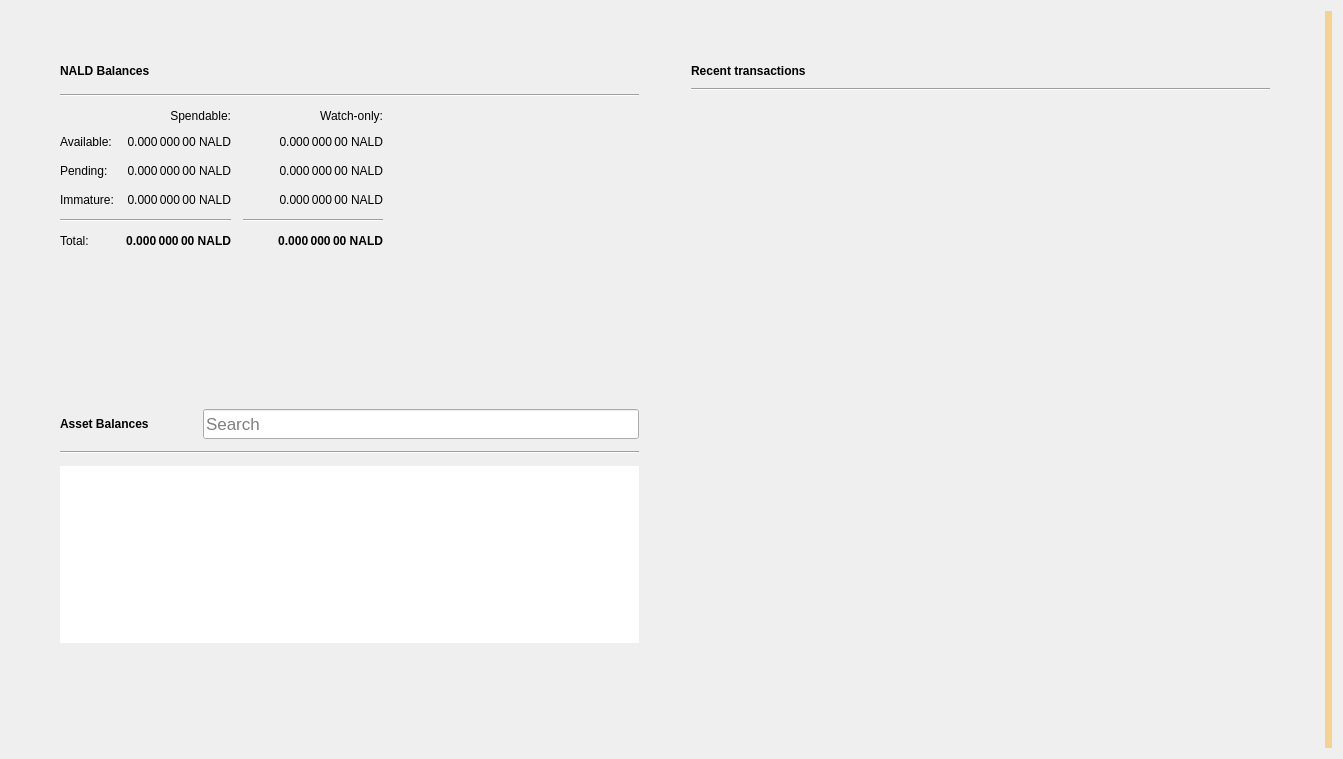
<?xml version="1.0" encoding="UTF-8"?>
<ui version="4.0">
 <class>OverviewPage</class>
 <widget class="QWidget" name="OverviewPage">
  <property name="geometry">
   <rect>
    <x>0</x>
    <y>0</y>
    <width>1343</width>
    <height>759</height>
   </rect>
  </property>
  <property name="windowTitle">
   <string>Form</string>
  </property>
  <property name="autoFillBackground">
   <bool>false</bool>
  </property>
  <layout class="QGridLayout" name="gridLayout_3">
   <item row="0" column="1">
    <layout class="QVBoxLayout" name="verticalLayout_7">
     <property name="spacing">
      <number>0</number>
     </property>
     <property name="leftMargin">
      <number>0</number>
     </property>
     <property name="topMargin">
      <number>0</number>
     </property>
     <property name="rightMargin">
      <number>0</number>
     </property>
     <property name="bottomMargin">
      <number>0</number>
     </property>
     <item>
      <layout class="QHBoxLayout" name="horizontalLayout" stretch="0,0">
       <property name="spacing">
        <number>34</number>
       </property>
       <property name="sizeConstraint">
        <enum>QLayout::SetMaximumSize</enum>
       </property>
       <property name="leftMargin">
        <number>40</number>
       </property>
       <property name="topMargin">
        <number>40</number>
       </property>
       <property name="rightMargin">
        <number>40</number>
       </property>
       <property name="bottomMargin">
        <number>40</number>
       </property>
       <item>
        <layout class="QVBoxLayout" name="verticalLayout_2">
         <property name="spacing">
          <number>34</number>
         </property>
         <property name="rightMargin">
          <number>0</number>
         </property>
         <item>
          <widget class="QFrame" name="frame">
           <property name="sizePolicy">
            <sizepolicy hsizetype="Preferred" vsizetype="Preferred">
             <horstretch>0</horstretch>
             <verstretch>0</verstretch>
            </sizepolicy>
           </property>
           <property name="frameShape">
            <enum>QFrame::NoFrame</enum>
           </property>
           <property name="frameShadow">
            <enum>QFrame::Raised</enum>
           </property>
           <property name="lineWidth">
            <number>10</number>
           </property>
           <layout class="QVBoxLayout" name="verticalLayout_4">
            <property name="spacing">
             <number>12</number>
            </property>
            <item>
             <layout class="QHBoxLayout" name="horizontalLayout_4">
              <item>
               <widget class="QLabel" name="rvnBalancesLabel">
                <property name="font">
                 <font>
                  <weight>75</weight>
                  <bold>true</bold>
                 </font>
                </property>
                <property name="text">
                 <string>NALD Balances</string>
                </property>
               </widget>
              </item>
              <item>
               <widget class="QPushButton" name="labelWalletStatus">
                <property name="enabled">
                 <bool>true</bool>
                </property>
                <property name="maximumSize">
                 <size>
                  <width>30</width>
                  <height>16777215</height>
                 </size>
                </property>
                <property name="toolTip">
                 <string>The displayed information may be out of date. Your wallet automatically synchronizes with the Naldcoin network after a connection is established, but this process has not completed yet.</string>
                </property>
                <property name="text">
                 <string/>
                </property>
                <property name="icon">
                 <iconset>
                  <normaloff>:/icons/warning</normaloff>
                  <disabledoff>:/icons/warning</disabledoff>:/icons/warning</iconset>
                </property>
                <property name="iconSize">
                 <size>
                  <width>24</width>
                  <height>24</height>
                 </size>
                </property>
                <property name="flat">
                 <bool>true</bool>
                </property>
               </widget>
              </item>
              <item>
               <spacer name="horizontalSpacer_3">
                <property name="orientation">
                 <enum>Qt::Horizontal</enum>
                </property>
                <property name="sizeHint" stdset="0">
                 <size>
                  <width>40</width>
                  <height>20</height>
                 </size>
                </property>
               </spacer>
              </item>
             </layout>
            </item>
            <item>
             <widget class="Line" name="line_2">
              <property name="orientation">
               <enum>Qt::Horizontal</enum>
              </property>
             </widget>
            </item>
            <item>
             <layout class="QGridLayout" name="gridLayout">
              <property name="spacing">
               <number>12</number>
              </property>
              <item row="3" column="2">
               <widget class="QLabel" name="labelWatchImmature">
                <property name="font">
                 <font>
                  <weight>50</weight>
                  <bold>false</bold>
                 </font>
                </property>
                <property name="cursor">
                 <cursorShape>IBeamCursor</cursorShape>
                </property>
                <property name="toolTip">
                 <string>Mined balance in watch-only addresses that has not yet matured</string>
                </property>
                <property name="text">
                 <string notr="true">0.000 000 00 NALD</string>
                </property>
                <property name="alignment">
                 <set>Qt::AlignRight|Qt::AlignTrailing|Qt::AlignVCenter</set>
                </property>
                <property name="textInteractionFlags">
                 <set>Qt::LinksAccessibleByMouse|Qt::TextSelectableByKeyboard|Qt::TextSelectableByMouse</set>
                </property>
               </widget>
              </item>
              <item row="2" column="3">
               <spacer name="horizontalSpacer_2">
                <property name="orientation">
                 <enum>Qt::Horizontal</enum>
                </property>
                <property name="sizeHint" stdset="0">
                 <size>
                  <width>40</width>
                  <height>20</height>
                 </size>
                </property>
               </spacer>
              </item>
              <item row="1" column="0">
               <widget class="QLabel" name="labelBalanceText">
                <property name="text">
                 <string>Available:</string>
                </property>
               </widget>
              </item>
              <item row="1" column="2">
               <widget class="QLabel" name="labelWatchAvailable">
                <property name="font">
                 <font>
                  <weight>50</weight>
                  <bold>false</bold>
                 </font>
                </property>
                <property name="cursor">
                 <cursorShape>IBeamCursor</cursorShape>
                </property>
                <property name="toolTip">
                 <string>Your current balance in watch-only addresses</string>
                </property>
                <property name="text">
                 <string notr="true">0.000 000 00 NALD</string>
                </property>
                <property name="alignment">
                 <set>Qt::AlignRight|Qt::AlignTrailing|Qt::AlignVCenter</set>
                </property>
                <property name="textInteractionFlags">
                 <set>Qt::LinksAccessibleByMouse|Qt::TextSelectableByKeyboard|Qt::TextSelectableByMouse</set>
                </property>
               </widget>
              </item>
              <item row="2" column="1">
               <widget class="QLabel" name="labelUnconfirmed">
                <property name="font">
                 <font>
                  <weight>50</weight>
                  <bold>false</bold>
                 </font>
                </property>
                <property name="cursor">
                 <cursorShape>IBeamCursor</cursorShape>
                </property>
                <property name="toolTip">
                 <string>Total of transactions that have yet to be confirmed, and do not yet count toward the spendable balance</string>
                </property>
                <property name="text">
                 <string notr="true">0.000 000 00 NALD</string>
                </property>
                <property name="alignment">
                 <set>Qt::AlignRight|Qt::AlignTrailing|Qt::AlignVCenter</set>
                </property>
                <property name="textInteractionFlags">
                 <set>Qt::LinksAccessibleByMouse|Qt::TextSelectableByKeyboard|Qt::TextSelectableByMouse</set>
                </property>
               </widget>
              </item>
              <item row="4" column="2">
               <widget class="Line" name="lineWatchBalance">
                <property name="sizePolicy">
                 <sizepolicy hsizetype="Preferred" vsizetype="Fixed">
                  <horstretch>0</horstretch>
                  <verstretch>0</verstretch>
                 </sizepolicy>
                </property>
                <property name="minimumSize">
                 <size>
                  <width>140</width>
                  <height>0</height>
                 </size>
                </property>
                <property name="orientation">
                 <enum>Qt::Horizontal</enum>
                </property>
               </widget>
              </item>
              <item row="0" column="1">
               <widget class="QLabel" name="labelSpendable">
                <property name="text">
                 <string>Spendable:</string>
                </property>
                <property name="alignment">
                 <set>Qt::AlignRight|Qt::AlignTrailing|Qt::AlignVCenter</set>
                </property>
               </widget>
              </item>
              <item row="3" column="0">
               <widget class="QLabel" name="labelImmatureText">
                <property name="text">
                 <string>Immature:</string>
                </property>
               </widget>
              </item>
              <item row="5" column="2">
               <widget class="QLabel" name="labelWatchTotal">
                <property name="font">
                 <font>
                  <weight>75</weight>
                  <bold>true</bold>
                 </font>
                </property>
                <property name="cursor">
                 <cursorShape>IBeamCursor</cursorShape>
                </property>
                <property name="toolTip">
                 <string>Current total balance in watch-only addresses</string>
                </property>
                <property name="text">
                 <string notr="true">0.000 000 00 NALD</string>
                </property>
                <property name="alignment">
                 <set>Qt::AlignRight|Qt::AlignTrailing|Qt::AlignVCenter</set>
                </property>
                <property name="textInteractionFlags">
                 <set>Qt::LinksAccessibleByMouse|Qt::TextSelectableByKeyboard|Qt::TextSelectableByMouse</set>
                </property>
               </widget>
              </item>
              <item row="4" column="0" colspan="2">
               <widget class="Line" name="line">
                <property name="orientation">
                 <enum>Qt::Horizontal</enum>
                </property>
               </widget>
              </item>
              <item row="0" column="2">
               <widget class="QLabel" name="labelWatchonly">
                <property name="text">
                 <string>Watch-only:</string>
                </property>
                <property name="alignment">
                 <set>Qt::AlignRight|Qt::AlignTrailing|Qt::AlignVCenter</set>
                </property>
               </widget>
              </item>
              <item row="5" column="1">
               <widget class="QLabel" name="labelTotal">
                <property name="font">
                 <font>
                  <weight>75</weight>
                  <bold>true</bold>
                 </font>
                </property>
                <property name="cursor">
                 <cursorShape>IBeamCursor</cursorShape>
                </property>
                <property name="toolTip">
                 <string>Your current total balance</string>
                </property>
                <property name="text">
                 <string notr="true">0.000 000 00 NALD</string>
                </property>
                <property name="alignment">
                 <set>Qt::AlignRight|Qt::AlignTrailing|Qt::AlignVCenter</set>
                </property>
                <property name="textInteractionFlags">
                 <set>Qt::LinksAccessibleByMouse|Qt::TextSelectableByKeyboard|Qt::TextSelectableByMouse</set>
                </property>
               </widget>
              </item>
              <item row="1" column="1">
               <widget class="QLabel" name="labelBalance">
                <property name="font">
                 <font>
                  <weight>50</weight>
                  <bold>false</bold>
                 </font>
                </property>
                <property name="cursor">
                 <cursorShape>IBeamCursor</cursorShape>
                </property>
                <property name="toolTip">
                 <string>Your current spendable balance</string>
                </property>
                <property name="text">
                 <string notr="true">0.000 000 00 NALD</string>
                </property>
                <property name="alignment">
                 <set>Qt::AlignRight|Qt::AlignTrailing|Qt::AlignVCenter</set>
                </property>
                <property name="textInteractionFlags">
                 <set>Qt::LinksAccessibleByMouse|Qt::TextSelectableByKeyboard|Qt::TextSelectableByMouse</set>
                </property>
               </widget>
              </item>
              <item row="2" column="0">
               <widget class="QLabel" name="labelPendingText">
                <property name="text">
                 <string>Pending:</string>
                </property>
               </widget>
              </item>
              <item row="5" column="0">
               <widget class="QLabel" name="labelTotalText">
                <property name="text">
                 <string>Total:</string>
                </property>
               </widget>
              </item>
              <item row="3" column="1">
               <widget class="QLabel" name="labelImmature">
                <property name="font">
                 <font>
                  <weight>50</weight>
                  <bold>false</bold>
                 </font>
                </property>
                <property name="cursor">
                 <cursorShape>IBeamCursor</cursorShape>
                </property>
                <property name="toolTip">
                 <string>Mined balance that has not yet matured</string>
                </property>
                <property name="text">
                 <string notr="true">0.000 000 00 NALD</string>
                </property>
                <property name="alignment">
                 <set>Qt::AlignRight|Qt::AlignTrailing|Qt::AlignVCenter</set>
                </property>
                <property name="textInteractionFlags">
                 <set>Qt::LinksAccessibleByMouse|Qt::TextSelectableByKeyboard|Qt::TextSelectableByMouse</set>
                </property>
               </widget>
              </item>
              <item row="2" column="2">
               <widget class="QLabel" name="labelWatchPending">
                <property name="font">
                 <font>
                  <weight>50</weight>
                  <bold>false</bold>
                 </font>
                </property>
                <property name="cursor">
                 <cursorShape>IBeamCursor</cursorShape>
                </property>
                <property name="toolTip">
                 <string>Unconfirmed transactions to watch-only addresses</string>
                </property>
                <property name="text">
                 <string notr="true">0.000 000 00 NALD</string>
                </property>
                <property name="alignment">
                 <set>Qt::AlignRight|Qt::AlignTrailing|Qt::AlignVCenter</set>
                </property>
                <property name="textInteractionFlags">
                 <set>Qt::LinksAccessibleByMouse|Qt::TextSelectableByKeyboard|Qt::TextSelectableByMouse</set>
                </property>
               </widget>
              </item>
             </layout>
            </item>
           </layout>
          </widget>
         </item>
         <item>
          <widget class="QWidget" name="assetVerticalSpaceWidget2" native="true">
           <property name="autoFillBackground">
            <bool>false</bool>
           </property>
           <layout class="QVBoxLayout" name="verticalLayout_6">
            <item>
             <spacer name="verticalSpacer_4">
              <property name="orientation">
               <enum>Qt::Vertical</enum>
              </property>
              <property name="sizeHint" stdset="0">
               <size>
                <width>20</width>
                <height>87</height>
               </size>
              </property>
             </spacer>
            </item>
           </layout>
          </widget>
         </item>
         <item>
          <widget class="QFrame" name="assetFrame">
           <property name="autoFillBackground">
            <bool>true</bool>
           </property>
           <property name="frameShape">
            <enum>QFrame::NoFrame</enum>
           </property>
           <property name="frameShadow">
            <enum>QFrame::Plain</enum>
           </property>
           <property name="lineWidth">
            <number>0</number>
           </property>
           <layout class="QVBoxLayout" name="verticalLayout_5">
            <property name="spacing">
             <number>12</number>
            </property>
            <item>
             <layout class="QHBoxLayout" name="assetBalanceHorizontalLayout">
              <item alignment="Qt::AlignVCenter">
               <widget class="QLabel" name="assetBalanceLabel">
                <property name="font">
                 <font>
                  <weight>75</weight>
                  <bold>true</bold>
                 </font>
                </property>
                <property name="text">
                 <string>Asset Balances</string>
                </property>
               </widget>
              </item>
              <item>
               <widget class="QPushButton" name="labelAssetStatus">
                <property name="enabled">
                 <bool>true</bool>
                </property>
                <property name="maximumSize">
                 <size>
                  <width>30</width>
                  <height>16777215</height>
                 </size>
                </property>
                <property name="toolTip">
                 <string>The displayed information may be out of date. Your wallet automatically synchronizes with the Naldcoin network after a connection is established, but this process has not completed yet.</string>
                </property>
                <property name="text">
                 <string/>
                </property>
                <property name="icon">
                 <iconset>
                  <normaloff>:/icons/warning</normaloff>
                  <disabledoff>:/icons/warning</disabledoff>:/icons/warning</iconset>
                </property>
                <property name="iconSize">
                 <size>
                  <width>24</width>
                  <height>24</height>
                 </size>
                </property>
                <property name="flat">
                 <bool>true</bool>
                </property>
               </widget>
              </item>
              <item alignment="Qt::AlignBottom">
               <widget class="QLineEdit" name="assetSearch">
                <property name="sizePolicy">
                 <sizepolicy hsizetype="Expanding" vsizetype="Preferred">
                  <horstretch>0</horstretch>
                  <verstretch>0</verstretch>
                 </sizepolicy>
                </property>
                <property name="minimumSize">
                 <size>
                  <width>0</width>
                  <height>30</height>
                 </size>
                </property>
                <property name="maximumSize">
                 <size>
                  <width>16777215</width>
                  <height>30</height>
                 </size>
                </property>
                <property name="sizeIncrement">
                 <size>
                  <width>0</width>
                  <height>0</height>
                 </size>
                </property>
                <property name="baseSize">
                 <size>
                  <width>0</width>
                  <height>0</height>
                 </size>
                </property>
                <property name="font">
                 <font>
                  <pointsize>13</pointsize>
                 </font>
                </property>
                <property name="maxLength">
                 <number>32</number>
                </property>
                <property name="frame">
                 <bool>true</bool>
                </property>
                <property name="alignment">
                 <set>Qt::AlignLeading|Qt::AlignLeft|Qt::AlignVCenter</set>
                </property>
                <property name="placeholderText">
                 <string>Search</string>
                </property>
                <property name="clearButtonEnabled">
                 <bool>true</bool>
                </property>
               </widget>
              </item>
             </layout>
            </item>
            <item>
             <widget class="Line" name="assetBalanceLine">
              <property name="orientation">
               <enum>Qt::Horizontal</enum>
              </property>
             </widget>
            </item>
            <item>
             <widget class="QListView" name="listAssets">
              <property name="frameShape">
               <enum>QFrame::NoFrame</enum>
              </property>
              <property name="lineWidth">
               <number>0</number>
              </property>
              <property name="verticalScrollMode">
               <enum>QAbstractItemView::ScrollPerItem</enum>
              </property>
             </widget>
            </item>
            <item>
             <widget class="QWidget" name="assetVerticalSpaceWidget" native="true">
              <property name="autoFillBackground">
               <bool>false</bool>
              </property>
              <layout class="QVBoxLayout" name="verticalLayout">
               <item>
                <spacer name="verticalSpacer_3">
                 <property name="orientation">
                  <enum>Qt::Vertical</enum>
                 </property>
                 <property name="sizeHint" stdset="0">
                  <size>
                   <width>20</width>
                   <height>40</height>
                  </size>
                 </property>
                </spacer>
               </item>
              </layout>
             </widget>
            </item>
           </layout>
          </widget>
         </item>
        </layout>
       </item>
       <item>
        <layout class="QVBoxLayout" name="verticalLayout_3">
         <property name="spacing">
          <number>34</number>
         </property>
         <property name="leftMargin">
          <number>0</number>
         </property>
         <item>
          <widget class="QFrame" name="frame_2">
           <property name="sizePolicy">
            <sizepolicy hsizetype="Preferred" vsizetype="Fixed">
             <horstretch>0</horstretch>
             <verstretch>0</verstretch>
            </sizepolicy>
           </property>
           <property name="frameShape">
            <enum>QFrame::NoFrame</enum>
           </property>
           <property name="frameShadow">
            <enum>QFrame::Plain</enum>
           </property>
           <property name="lineWidth">
            <number>0</number>
           </property>
           <layout class="QGridLayout" name="gridLayout_2">
            <property name="horizontalSpacing">
             <number>12</number>
            </property>
            <item row="0" column="0">
             <layout class="QHBoxLayout" name="horizontalLayout_2">
              <item>
               <widget class="QLabel" name="recentTransactionsLabel">
                <property name="font">
                 <font>
                  <weight>75</weight>
                  <bold>true</bold>
                 </font>
                </property>
                <property name="text">
                 <string>Recent transactions</string>
                </property>
               </widget>
              </item>
              <item>
               <widget class="QPushButton" name="labelTransactionsStatus">
                <property name="enabled">
                 <bool>true</bool>
                </property>
                <property name="maximumSize">
                 <size>
                  <width>30</width>
                  <height>16777215</height>
                 </size>
                </property>
                <property name="toolTip">
                 <string>The displayed information may be out of date. Your wallet automatically synchronizes with the Naldcoin network after a connection is established, but this process has not completed yet.</string>
                </property>
                <property name="text">
                 <string/>
                </property>
                <property name="icon">
                 <iconset>
                  <normaloff>:/icons/warning</normaloff>
                  <disabledoff>:/icons/warning</disabledoff>:/icons/warning</iconset>
                </property>
                <property name="iconSize">
                 <size>
                  <width>24</width>
                  <height>24</height>
                 </size>
                </property>
                <property name="flat">
                 <bool>true</bool>
                </property>
               </widget>
              </item>
              <item>
               <spacer name="horizontalSpacer">
                <property name="orientation">
                 <enum>Qt::Horizontal</enum>
                </property>
                <property name="sizeHint" stdset="0">
                 <size>
                  <width>40</width>
                  <height>20</height>
                 </size>
                </property>
               </spacer>
              </item>
             </layout>
            </item>
            <item row="2" column="0">
             <widget class="QListView" name="listTransactions">
              <property name="styleSheet">
               <string notr="true">QListView { background: transparent; }</string>
              </property>
              <property name="frameShape">
               <enum>QFrame::NoFrame</enum>
              </property>
              <property name="verticalScrollBarPolicy">
               <enum>Qt::ScrollBarAlwaysOff</enum>
              </property>
              <property name="horizontalScrollBarPolicy">
               <enum>Qt::ScrollBarAlwaysOff</enum>
              </property>
              <property name="selectionMode">
               <enum>QAbstractItemView::NoSelection</enum>
              </property>
             </widget>
            </item>
            <item row="1" column="0">
             <widget class="Line" name="line_3">
              <property name="orientation">
               <enum>Qt::Horizontal</enum>
              </property>
             </widget>
            </item>
           </layout>
          </widget>
         </item>
         <item>
          <spacer name="verticalSpacer_2">
           <property name="orientation">
            <enum>Qt::Vertical</enum>
           </property>
           <property name="sizeHint" stdset="0">
            <size>
             <width>20</width>
             <height>40</height>
            </size>
           </property>
          </spacer>
         </item>
        </layout>
       </item>
      </layout>
     </item>
    </layout>
   </item>
   <item row="0" column="3">
    <widget class="QLabel" name="labelAlerts">
     <property name="visible">
      <bool>true</bool>
     </property>
     <property name="styleSheet">
      <string notr="true">QLabel { background-color: qlineargradient(x1: 0, y1: 0, x2: 1, y2: 0, stop:0 #F0D0A0, stop:1 #F8D488); color:#000000; }</string>
     </property>
     <property name="wordWrap">
      <bool>true</bool>
     </property>
     <property name="margin">
      <number>3</number>
     </property>
     <property name="textInteractionFlags">
      <set>Qt::TextSelectableByMouse</set>
     </property>
    </widget>
   </item>
  </layout>
 </widget>
 <resources/>
 <connections/>
</ui>
